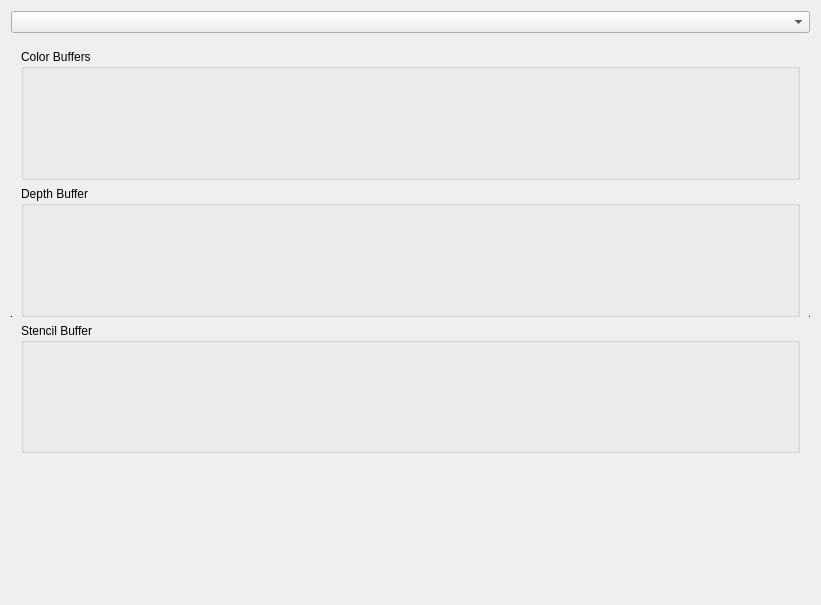
<?xml version="1.0" encoding="UTF-8"?>
<ui version="4.0">
 <class>vogleditor_QFramebufferExplorer</class>
 <widget class="QWidget" name="vogleditor_QFramebufferExplorer">
  <property name="geometry">
   <rect>
    <x>0</x>
    <y>0</y>
    <width>821</width>
    <height>605</height>
   </rect>
  </property>
  <property name="sizePolicy">
   <sizepolicy hsizetype="Preferred" vsizetype="Preferred">
    <horstretch>0</horstretch>
    <verstretch>1</verstretch>
   </sizepolicy>
  </property>
  <property name="windowTitle">
   <string>Form</string>
  </property>
  <layout class="QVBoxLayout" name="verticalLayout">
   <item>
    <layout class="QHBoxLayout" name="horizontalLayout">
     <item>
      <widget class="QComboBox" name="framebufferObjectListbox">
       <property name="sizePolicy">
        <sizepolicy hsizetype="Minimum" vsizetype="Fixed">
         <horstretch>1</horstretch>
         <verstretch>0</verstretch>
        </sizepolicy>
       </property>
       <property name="minimumSize">
        <size>
         <width>200</width>
         <height>0</height>
        </size>
       </property>
       <property name="editable">
        <bool>false</bool>
       </property>
       <property name="duplicatesEnabled">
        <bool>true</bool>
       </property>
       <property name="frame">
        <bool>true</bool>
       </property>
      </widget>
     </item>
    </layout>
   </item>
   <item>
    <widget class="QScrollArea" name="framebufferScrollArea">
     <property name="frameShape">
      <enum>QFrame::HLine</enum>
     </property>
     <property name="frameShadow">
      <enum>QFrame::Plain</enum>
     </property>
     <property name="widgetResizable">
      <bool>true</bool>
     </property>
     <widget class="QWidget" name="scrollAreaWidgetContents">
      <property name="geometry">
       <rect>
        <x>0</x>
        <y>0</y>
        <width>801</width>
        <height>554</height>
       </rect>
      </property>
      <layout class="QVBoxLayout" name="verticalLayout_2">
       <item>
        <widget class="QGroupBox" name="colorBufferGroupBox">
         <property name="sizePolicy">
          <sizepolicy hsizetype="Preferred" vsizetype="MinimumExpanding">
           <horstretch>0</horstretch>
           <verstretch>0</verstretch>
          </sizepolicy>
         </property>
         <property name="minimumSize">
          <size>
           <width>0</width>
           <height>0</height>
          </size>
         </property>
         <property name="title">
          <string>Color Buffers</string>
         </property>
        </widget>
       </item>
       <item>
        <widget class="QGroupBox" name="depthBufferGroupBox">
         <property name="sizePolicy">
          <sizepolicy hsizetype="Preferred" vsizetype="MinimumExpanding">
           <horstretch>0</horstretch>
           <verstretch>0</verstretch>
          </sizepolicy>
         </property>
         <property name="minimumSize">
          <size>
           <width>0</width>
           <height>0</height>
          </size>
         </property>
         <property name="title">
          <string>Depth Buffer</string>
         </property>
        </widget>
       </item>
       <item>
        <widget class="QGroupBox" name="stencilBufferGroupBox">
         <property name="sizePolicy">
          <sizepolicy hsizetype="Preferred" vsizetype="MinimumExpanding">
           <horstretch>0</horstretch>
           <verstretch>0</verstretch>
          </sizepolicy>
         </property>
         <property name="minimumSize">
          <size>
           <width>0</width>
           <height>0</height>
          </size>
         </property>
         <property name="title">
          <string>Stencil Buffer</string>
         </property>
        </widget>
       </item>
       <item>
        <spacer name="verticalSpacer">
         <property name="orientation">
          <enum>Qt::Vertical</enum>
         </property>
         <property name="sizeHint" stdset="0">
          <size>
           <width>20</width>
           <height>40</height>
          </size>
         </property>
        </spacer>
       </item>
      </layout>
     </widget>
    </widget>
   </item>
  </layout>
 </widget>
 <resources/>
 <connections/>
</ui>
